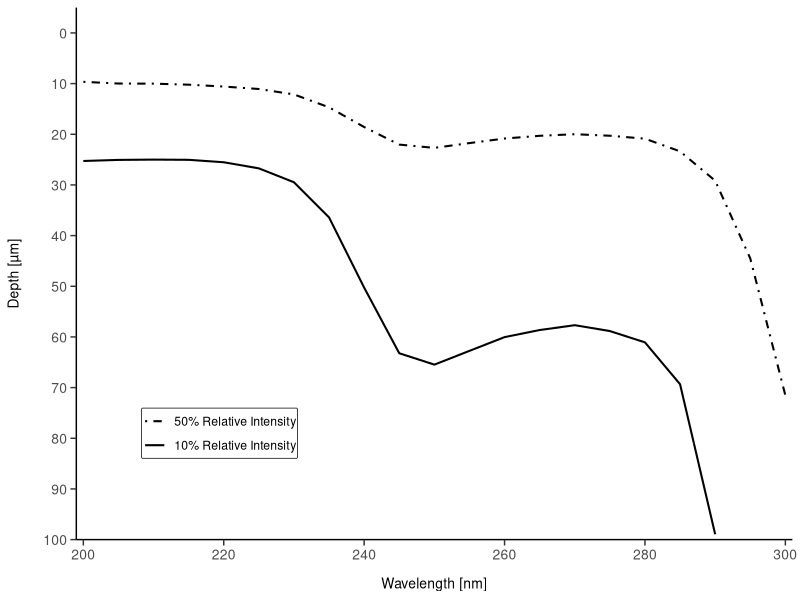
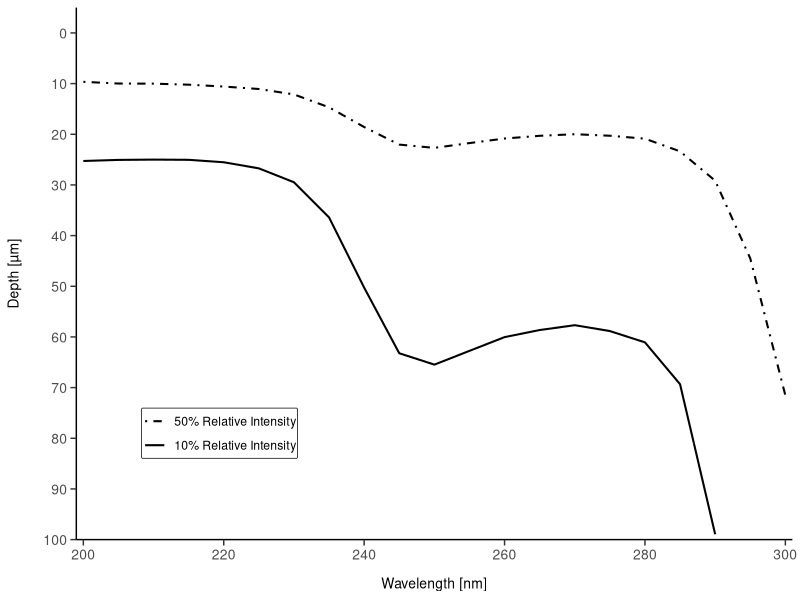

Reproduce these figures in R, in order.
library(tidyverse)

# load skin transmission dataset, skipping the first two lines and the third line is data, set header = FALSE
skin_t <- read.table("../data/MartinGuttmann_SkinRayTracingModel_2023_withSC.dat", header = FALSE, sep = "\t", , skip = 2)

# set new column names
colnames(skin_t) <- c("wavel", "depth", "relative_intensity", "relative_intensity_error")

# Split the data by wavelength and apply interpolation for each wavelength
data_list <- split(skin_t, skin_t$wavel)

# Create a new dataframe to store interpolated results
interpolated_data <- data.frame()

# Use the 'group_by' function to group data by wavelength, then 'summarize' to apply the interpolation to each group
interpolated_data <- skin_t %>%
  group_by(wavel) %>%
  summarize(
    depth_50 = approx(x = relative_intensity, y = depth, xout = 50)$y,
    depth_10 = approx(x = relative_intensity, y = depth, xout = 10)$y
  )

# Check the structure of the new dataframe
str(interpolated_data)

# Reshape the data from wide to long
long_data <- interpolated_data %>%
  pivot_longer(cols = starts_with("depth"),
               names_to = "intensity",
               values_to = "depth")

str(long_data)

# Create the line plot
skin_t_plot <- ggplot(long_data, aes(x = wavel, y = depth, linetype = intensity)) +
  geom_line(linewidth = 0.7) +
  scale_x_continuous(limits = c(200, 300), breaks = seq(200, 300, by = 20), expand = c(0, 1)) +
  scale_y_reverse(limits = c(100, -5), breaks = seq(0,100, by = 10), expand = c(0, 0)) +
  geom_hline(yintercept = c(16, 81), linetype = "dotted", color = "grey95", alpha = 0.2) + # Add dotted horizontal lines (for the sake of accurately creating the figure in biorender)
  scale_linetype_manual(values = c("depth_50" = "dotdash", "depth_10" = "solid"),
                        labels = c("50% Relative Intensity", "10% Relative Intensity"),
                        breaks = c("depth_50", "depth_10")) +
  labs(x = "Wavelength [nm]", 
       y = "Depth [µm]") +
  theme_classic() +
  theme(axis.title.x = element_text(size = 10, margin = margin(t = 10)), # Increase X axis label font size and add space
        axis.title.y = element_text(size = 10, margin = margin(r = 15)), 
        axis.text = element_text(size = 10),
        axis.ticks.length = unit(0.15, "cm"),
        legend.position = c(0.2, 0.2), 
        legend.title = element_blank(),
        legend.background = element_rect(colour = "white"),
        legend.box.background = element_rect(colour = "black", size = 1),
        legend.margin = margin(0,0,0,0),
        legend.box.margin = margin(0,0,0,0)
        )

skin_t_plot

ggsave(filename = "../figure image files/skin_transmission_based_on_Guttmann_data.svg", plot = skin_t_plot, units = "mm", width = 140, height = 100, bg = "transparent") # FYI, for some reason I  wasn't able to make the background transparent when saving as a png. Instead, I saved as an svg and manually deleted the white background using Inkscape.
# After creating this initial plot, I further edited it using biorender.com
